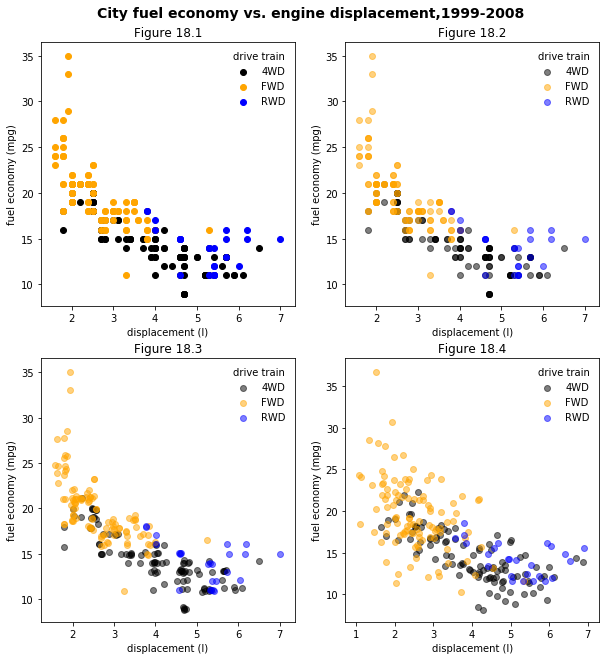

This figure's Python source:
import pandas as pd
import matplotlib.pyplot as plt 
import numpy as np

#load dataset
df_mpg=pd.read_csv("mpg.csv",index_col=0)

fig, ax = plt.subplots(2,2,figsize=(10,10))
#preprocess data
df_mpg["drv"][df_mpg["drv"]=='f'] = 'FWD'
df_mpg["drv"][df_mpg["drv"]=='r'] = 'RWD'
df_mpg["drv"][df_mpg["drv"]=='4'] = '4WD'

#first plot
colors = ['black','orange','blue']
drv = np.unique(df_mpg["drv"])
for i in range(len(drv)):
    data = df_mpg.loc[df_mpg["drv"] == drv[i]]
    _=ax[0,0].scatter(data["displ"],data["cty"], color=colors[i], label=drv[i])
_=ax[0,0].legend(title="drive train",edgecolor="white")
_=ax[0,0].set_ylabel("fuel economy (mpg)")
_=ax[0,0].set_xlabel("displacement (l)")
_=ax[0,0].set_title("Figure 18.1")

#second plot
for i in range(len(drv)):
    data = df_mpg.loc[df_mpg["drv"] == drv[i]]
    _=ax[0,1].scatter(data["displ"],data["cty"], color=colors[i], label=drv[i],alpha=0.5)
_=ax[0,1].legend(title="drive train",edgecolor="white")
_=ax[0,1].set_ylabel("fuel economy (mpg)")
_=ax[0,1].set_xlabel("displacement (l)")
_=ax[0,1].set_title("Figure 18.2")

#third plot
#random jitter function
def rand_jitter(arr):
    stdev = .01*(max(arr)-min(arr))
    return arr + np.random.randn(len(arr)) * stdev

for i in range(len(drv)):
    data = df_mpg.loc[df_mpg["drv"] == drv[i]]
    _=ax[1,0].scatter(rand_jitter(data["displ"]),rand_jitter(data["cty"]), color=colors[i], label=drv[i],alpha=0.5)
_=ax[1,0].legend(title="drive train",edgecolor="white")
_=ax[1,0].set_ylabel("fuel economy (mpg)")
_=ax[1,0].set_xlabel("displacement (l)")
_=ax[1,0].set_title("Figure 18.3")


#third plot
#over jitter function
def over_jitter(arr):
    stdev = .1*(max(arr)-min(arr))
    return arr + np.random.randn(len(arr)) * stdev
for i in range(len(drv)):
    data = df_mpg.loc[df_mpg["drv"] == drv[i]]
    _=ax[1,1].scatter(over_jitter(data["displ"]),over_jitter(data["cty"]), color=colors[i], label=drv[i],alpha=0.5)
_=ax[1,1].legend(title="drive train",edgecolor="white")
_=ax[1,1].set_ylabel("fuel economy (mpg)")
_=ax[1,1].set_xlabel("displacement (l)")
_=ax[1,1].set_title("Figure 18.4")

#suptitle
_=fig.suptitle("City fuel economy vs. engine displacement,1999-2008",fontsize=14, fontweight='bold')
_=fig.subplots_adjust(top=0.93)
